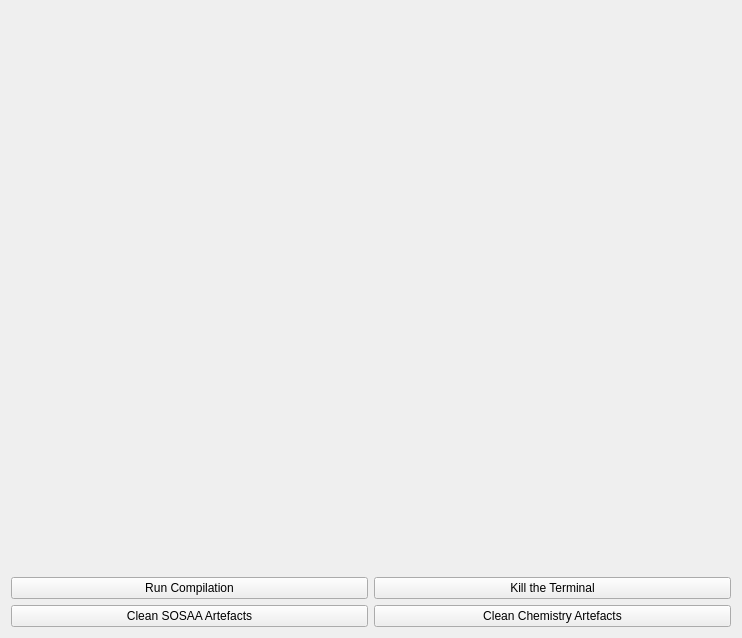
          <widget class="QWidget" name="compile_tab">
           <attribute name="title">
            <string>Compile SOSAA</string>
           </attribute>
           <layout class="QVBoxLayout" name="horizontalLayout_9">
            <item>
             <layout class="QGridLayout" name="gridLayout">
              <item row="2" column="1">
               <spacer name="verticalSpacer_5">
                <property name="orientation">
                 <enum>Qt::Vertical</enum>
                </property>
                <property name="sizeHint" stdset="0">
                 <size>
                  <width>20</width>
                  <height>40</height>
                 </size>
                </property>
               </spacer>
              </item>
              <item row="1" column="0">
               <spacer name="horizontalSpacer_5">
                <property name="orientation">
                 <enum>Qt::Horizontal</enum>
                </property>
                <property name="sizeHint" stdset="0">
                 <size>
                  <width>40</width>
                  <height>20</height>
                 </size>
                </property>
               </spacer>
              </item>
              <item row="1" column="2">
               <spacer name="horizontalSpacer_6">
                <property name="orientation">
                 <enum>Qt::Horizontal</enum>
                </property>
                <property name="sizeHint" stdset="0">
                 <size>
                  <width>40</width>
                  <height>20</height>
                 </size>
                </property>
               </spacer>
              </item>
              <item row="1" column="1">
               <widget class="QWidget" name="terminal_compile" native="true">
                <property name="minimumSize">
                 <size>
                  <width>640</width>
                  <height>480</height>
                 </size>
                </property>
                <property name="maximumSize">
                 <size>
                  <width>640</width>
                  <height>480</height>
                 </size>
                </property>
               </widget>
              </item>
              <item row="0" column="1">
               <spacer name="verticalSpacer_4">
                <property name="orientation">
                 <enum>Qt::Vertical</enum>
                </property>
                <property name="sizeHint" stdset="0">
                 <size>
                  <width>20</width>
                  <height>40</height>
                 </size>
                </property>
               </spacer>
              </item>
             </layout>
            </item>
            <item>
             <layout class="QGridLayout" name="horizontalLayout_4">
              <item row="0" column="1">
               <widget class="QPushButton" name="compile_stop">
                <property name="text">
                 <string>Kill the Terminal</string>
                </property>
               </widget>
              </item>
              <item row="0" column="0">
               <widget class="QPushButton" name="compile_start">
                <property name="text">
                 <string>Run Compilation</string>
                </property>
               </widget>
              </item>
              <item row="1" column="0">
               <widget class="QPushButton" name="compile_clean">
                <property name="text">
                 <string>Clean SOSAA Artefacts</string>
                </property>
               </widget>
              </item>
              <item row="1" column="1">
               <widget class="QPushButton" name="compile_cleanchem">
                <property name="text">
                 <string>Clean Chemistry Artefacts</string>
                </property>
               </widget>
              </item>
             </layout>
            </item>
           </layout>
          </widget>
